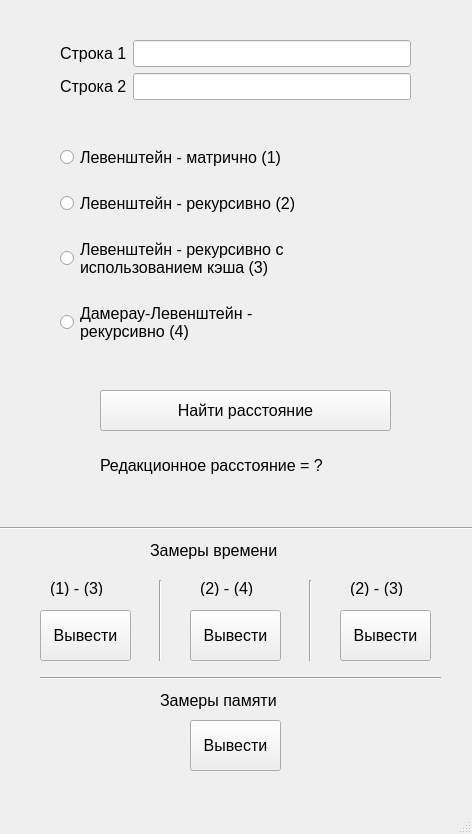
<?xml version="1.0" encoding="UTF-8"?>
<ui version="4.0">
 <class>MainWindow</class>
 <widget class="QMainWindow" name="MainWindow">
  <property name="geometry">
   <rect>
    <x>0</x>
    <y>0</y>
    <width>472</width>
    <height>834</height>
   </rect>
  </property>
  <property name="windowTitle">
   <string>MainWindow</string>
  </property>
  <widget class="QWidget" name="centralwidget">
   <widget class="QWidget" name="verticalLayoutWidget">
    <property name="geometry">
     <rect>
      <x>60</x>
      <y>130</y>
      <width>351</width>
      <height>231</height>
     </rect>
    </property>
    <layout class="QVBoxLayout" name="algorithms_list">
     <item>
      <widget class="QRadioButton" name="lev_mat">
       <property name="font">
        <font>
         <pointsize>12</pointsize>
        </font>
       </property>
       <property name="text">
        <string>Левенштейн - матрично (1)</string>
       </property>
      </widget>
     </item>
     <item>
      <widget class="QRadioButton" name="lev_rec">
       <property name="font">
        <font>
         <pointsize>12</pointsize>
        </font>
       </property>
       <property name="text">
        <string>Левенштейн - рекурсивно (2)</string>
       </property>
      </widget>
     </item>
     <item>
      <widget class="QRadioButton" name="lev_rec_cache">
       <property name="font">
        <font>
         <pointsize>12</pointsize>
        </font>
       </property>
       <property name="text">
        <string>Левенштейн - рекурсивно с
использованием кэша (3)</string>
       </property>
      </widget>
     </item>
     <item>
      <widget class="QRadioButton" name="dam_lev">
       <property name="font">
        <font>
         <pointsize>12</pointsize>
        </font>
       </property>
       <property name="text">
        <string>Дамерау-Левенштейн -
рекурсивно (4)</string>
       </property>
      </widget>
     </item>
    </layout>
   </widget>
   <widget class="QWidget" name="formLayoutWidget">
    <property name="geometry">
     <rect>
      <x>60</x>
      <y>40</y>
      <width>351</width>
      <height>91</height>
     </rect>
    </property>
    <layout class="QFormLayout" name="strings">
     <item row="2" column="1">
      <widget class="QLineEdit" name="edit_str_2">
       <property name="font">
        <font>
         <pointsize>12</pointsize>
        </font>
       </property>
      </widget>
     </item>
     <item row="1" column="1">
      <widget class="QLineEdit" name="edit_str_1">
       <property name="font">
        <font>
         <pointsize>12</pointsize>
        </font>
       </property>
      </widget>
     </item>
     <item row="1" column="0">
      <widget class="QLabel" name="label_str_1">
       <property name="font">
        <font>
         <pointsize>12</pointsize>
        </font>
       </property>
       <property name="text">
        <string>Строка 1</string>
       </property>
      </widget>
     </item>
     <item row="2" column="0">
      <widget class="QLabel" name="label_str_2">
       <property name="font">
        <font>
         <pointsize>12</pointsize>
        </font>
       </property>
       <property name="text">
        <string>Строка 2</string>
       </property>
      </widget>
     </item>
    </layout>
   </widget>
   <widget class="QPushButton" name="search">
    <property name="geometry">
     <rect>
      <x>100</x>
      <y>390</y>
      <width>291</width>
      <height>41</height>
     </rect>
    </property>
    <property name="font">
     <font>
      <pointsize>12</pointsize>
     </font>
    </property>
    <property name="text">
     <string>Найти расстояние</string>
    </property>
   </widget>
   <widget class="QLabel" name="result_string">
    <property name="geometry">
     <rect>
      <x>100</x>
      <y>440</y>
      <width>301</width>
      <height>51</height>
     </rect>
    </property>
    <property name="font">
     <font>
      <pointsize>12</pointsize>
     </font>
    </property>
    <property name="text">
     <string>Редакционное расстояние = ?</string>
    </property>
   </widget>
   <widget class="QPushButton" name="graph_lev_cache">
    <property name="geometry">
     <rect>
      <x>40</x>
      <y>610</y>
      <width>91</width>
      <height>51</height>
     </rect>
    </property>
    <property name="font">
     <font>
      <pointsize>12</pointsize>
     </font>
    </property>
    <property name="text">
     <string>Вывести</string>
    </property>
   </widget>
   <widget class="QLabel" name="label">
    <property name="geometry">
     <rect>
      <x>150</x>
      <y>540</y>
      <width>161</width>
      <height>21</height>
     </rect>
    </property>
    <property name="font">
     <font>
      <pointsize>12</pointsize>
      <weight>50</weight>
      <italic>false</italic>
      <bold>false</bold>
     </font>
    </property>
    <property name="text">
     <string>Замеры времени</string>
    </property>
   </widget>
   <widget class="Line" name="line">
    <property name="geometry">
     <rect>
      <x>0</x>
      <y>520</y>
      <width>481</width>
      <height>16</height>
     </rect>
    </property>
    <property name="orientation">
     <enum>Qt::Horizontal</enum>
    </property>
   </widget>
   <widget class="QLabel" name="label_2">
    <property name="geometry">
     <rect>
      <x>50</x>
      <y>580</y>
      <width>81</width>
      <height>16</height>
     </rect>
    </property>
    <property name="font">
     <font>
      <pointsize>12</pointsize>
     </font>
    </property>
    <property name="text">
     <string>(1) - (3)</string>
    </property>
   </widget>
   <widget class="QLabel" name="label_3">
    <property name="geometry">
     <rect>
      <x>200</x>
      <y>580</y>
      <width>81</width>
      <height>16</height>
     </rect>
    </property>
    <property name="font">
     <font>
      <pointsize>12</pointsize>
     </font>
    </property>
    <property name="text">
     <string>(2) - (4)</string>
    </property>
   </widget>
   <widget class="QPushButton" name="graph_lev_dam">
    <property name="geometry">
     <rect>
      <x>190</x>
      <y>610</y>
      <width>91</width>
      <height>51</height>
     </rect>
    </property>
    <property name="font">
     <font>
      <pointsize>12</pointsize>
     </font>
    </property>
    <property name="text">
     <string>Вывести</string>
    </property>
   </widget>
   <widget class="QPushButton" name="graph_rec_cache">
    <property name="geometry">
     <rect>
      <x>340</x>
      <y>610</y>
      <width>91</width>
      <height>51</height>
     </rect>
    </property>
    <property name="font">
     <font>
      <pointsize>12</pointsize>
     </font>
    </property>
    <property name="text">
     <string>Вывести</string>
    </property>
   </widget>
   <widget class="QLabel" name="label_4">
    <property name="geometry">
     <rect>
      <x>350</x>
      <y>580</y>
      <width>81</width>
      <height>16</height>
     </rect>
    </property>
    <property name="font">
     <font>
      <pointsize>12</pointsize>
     </font>
    </property>
    <property name="text">
     <string>(2) - (3)</string>
    </property>
   </widget>
   <widget class="Line" name="line_2">
    <property name="geometry">
     <rect>
      <x>150</x>
      <y>580</y>
      <width>20</width>
      <height>81</height>
     </rect>
    </property>
    <property name="orientation">
     <enum>Qt::Vertical</enum>
    </property>
   </widget>
   <widget class="Line" name="line_3">
    <property name="geometry">
     <rect>
      <x>300</x>
      <y>580</y>
      <width>20</width>
      <height>81</height>
     </rect>
    </property>
    <property name="orientation">
     <enum>Qt::Vertical</enum>
    </property>
   </widget>
   <widget class="QPushButton" name="get_peak_memory">
    <property name="geometry">
     <rect>
      <x>190</x>
      <y>720</y>
      <width>91</width>
      <height>51</height>
     </rect>
    </property>
    <property name="font">
     <font>
      <pointsize>12</pointsize>
     </font>
    </property>
    <property name="text">
     <string>Вывести</string>
    </property>
   </widget>
   <widget class="QLabel" name="label_5">
    <property name="geometry">
     <rect>
      <x>160</x>
      <y>690</y>
      <width>151</width>
      <height>21</height>
     </rect>
    </property>
    <property name="font">
     <font>
      <pointsize>12</pointsize>
      <weight>50</weight>
      <italic>false</italic>
      <bold>false</bold>
     </font>
    </property>
    <property name="text">
     <string>Замеры памяти</string>
    </property>
   </widget>
   <widget class="Line" name="line_4">
    <property name="geometry">
     <rect>
      <x>40</x>
      <y>670</y>
      <width>401</width>
      <height>16</height>
     </rect>
    </property>
    <property name="orientation">
     <enum>Qt::Horizontal</enum>
    </property>
   </widget>
  </widget>
  <widget class="QMenuBar" name="menubar">
   <property name="geometry">
    <rect>
     <x>0</x>
     <y>0</y>
     <width>472</width>
     <height>26</height>
    </rect>
   </property>
  </widget>
  <widget class="QStatusBar" name="statusbar"/>
 </widget>
 <resources/>
 <connections/>
</ui>
